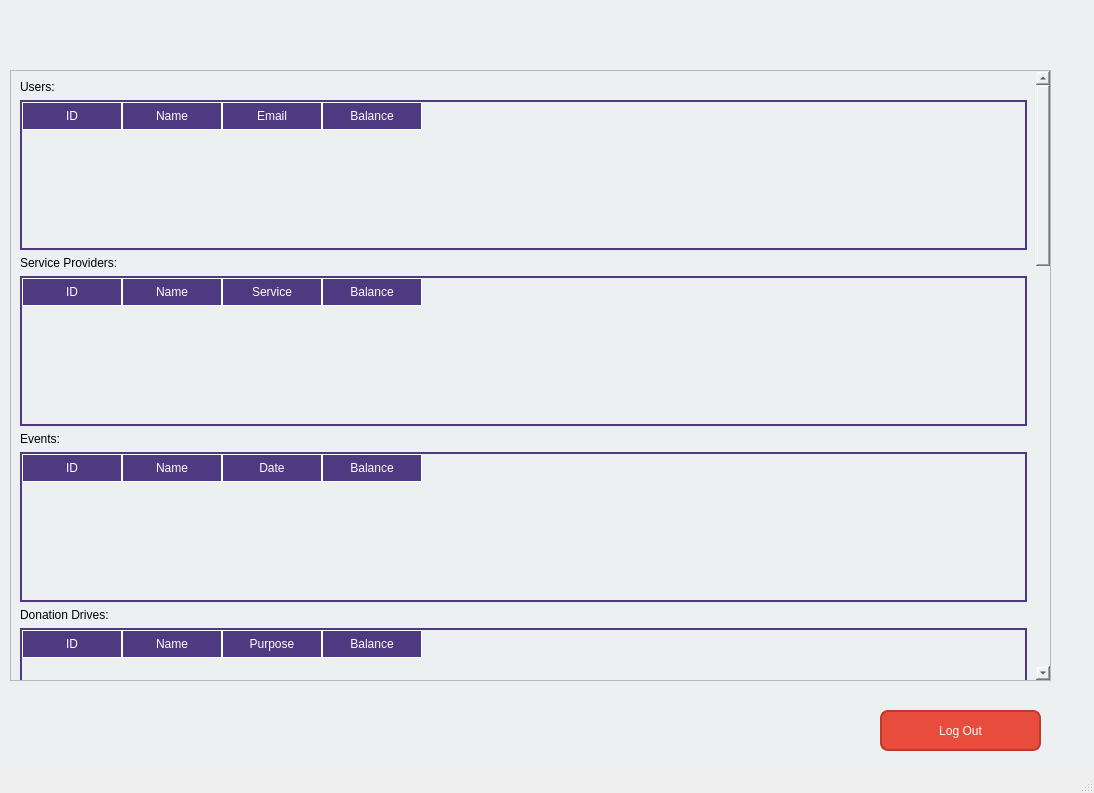
<?xml version="1.0" encoding="UTF-8"?>
<ui version="4.0">
 <class>AdminWindow</class>
 <widget class="QMainWindow" name="AdminWindow">
  <property name="geometry">
   <rect>
    <x>0</x>
    <y>0</y>
    <width>1094</width>
    <height>793</height>
   </rect>
  </property>
  <property name="windowTitle">
   <string>Admin</string>
  </property>
  <property name="styleSheet">
   <string notr="true">background-color: #525;
QPushButton {
    background-color: #e74c3c; /* Tomato Red */
    color: white;
    border: 2px solid #c0392b; /* Darker shade of Tomato Red for border */
    border-radius: 8px;
    padding: 8px 16px; /* Adjust padding as needed */
}

QPushButton:hover {
    background-color: #c0392b; /* Darker shade of Tomato Red on hover */
}
</string>
  </property>
  <widget class="QWidget" name="centralwidget">
   <property name="styleSheet">
    <string notr="true">background-color: #ecf0f1; /* Light Gray */
</string>
   </property>
   <widget class="QWidget" name="layoutWidget">
    <property name="geometry">
     <rect>
      <x>10</x>
      <y>70</y>
      <width>1041</width>
      <height>611</height>
     </rect>
    </property>
    <layout class="QVBoxLayout" name="verticalLayout">
     <item>
      <widget class="QScrollArea" name="scrollArea">
       <property name="styleSheet">
        <string notr="true">background-color: #ecf0f1; /* Light Gray */
/* Style for vertical scroll bars in QScrollArea */
QScrollArea QScrollBar:vertical {
    background: #ecf0f1; /* Light Gray */
    width: 12px; /* Adjust the width as needed */
    margin: 0;
    border-radius: 6px; /* Adjust the border radius for a more rounded appearance */
}

QScrollArea QScrollBar::handle:vertical {
    background: #bdc3c7; /* Silver */
    min-height: 20px; /* Adjust the handle height as needed */
    border-radius: 6px; /* Adjust the border radius for a more rounded appearance */
}

QScrollArea QScrollBar::add-line:vertical,
QScrollArea QScrollBar::sub-line:vertical {
    height: 0;
    subcontrol-position: bottom;
    subcontrol-origin: margin;
}

QScrollArea QScrollBar::add-page:vertical,
QScrollArea QScrollBar::sub-page:vertical {
    background: none;
}

/* Style for horizontal scroll bars in QScrollArea */
QScrollArea QScrollBar:horizontal {
    background: #ecf0f1; /* Light Gray */
    height: 12px; /* Adjust the height as needed */
    margin: 0;
    border-radius: 6px; /* Adjust the border radius for a more rounded appearance */
}

QScrollArea QScrollBar::handle:horizontal {
    background: #bdc3c7; /* Silver */
    min-width: 20px; /* Adjust the handle width as needed */
    border-radius: 6px; /* Adjust the border radius for a more rounded appearance */
}

QScrollArea QScrollBar::add-line:horizontal,
QScrollArea QScrollBar::sub-line:horizontal {
    width: 0;
    subcontrol-position: right;
    subcontrol-origin: margin;
}

QScrollArea QScrollBar::add-page:horizontal,
QScrollArea QScrollBar::sub-page:horizontal {
    background: none;
}
</string>
       </property>
       <property name="verticalScrollBarPolicy">
        <enum>Qt::ScrollBarAlwaysOn</enum>
       </property>
       <property name="widgetResizable">
        <bool>true</bool>
       </property>
       <widget class="QWidget" name="scrollAreaWidgetContents">
        <property name="geometry">
         <rect>
          <x>0</x>
          <y>0</y>
          <width>1037</width>
          <height>2038</height>
         </rect>
        </property>
        <property name="styleSheet">
         <string notr="true">/* Style for QScrollArea */
QScrollArea {
    background: #ecf0f1; /* Light Gray */
}

/* Style for vertical and horizontal scroll bars in QScrollArea */
QScrollBar:vertical,
QScrollBar:horizontal {
    background: #ecf0f1; /* Light Gray */
    width: 12px; /* Adjust the width as needed */
    height: 12px; /* Adjust the height as needed */
    margin: 0;
    border-radius: 6px; /* Adjust the border radius for a more rounded appearance */
}

QScrollBar::handle:vertical,
QScrollBar::handle:horizontal {
    background: #bdc3c7; /* Silver */
    border-radius: 6px; /* Adjust the border radius for a more rounded appearance */
}

QScrollBar::add-line:vertical,
QScrollBar::sub-line:vertical,
QScrollBar::add-line:horizontal,
QScrollBar::sub-line:horizontal {
    height: 0;
    width: 0;
    subcontrol-position: bottom;
    subcontrol-origin: margin;
}

QScrollBar::add-page:vertical,
QScrollBar::sub-page:vertical,
QScrollBar::add-page:horizontal,
QScrollBar::sub-page:horizontal {
    background: none;
}
</string>
        </property>
        <layout class="QVBoxLayout" name="verticalLayout_2">
         <item>
          <widget class="QLabel" name="label">
           <property name="text">
            <string>Users: </string>
           </property>
          </widget>
         </item>
         <item>
          <widget class="QTableWidget" name="usersTable">
           <property name="minimumSize">
            <size>
             <width>0</width>
             <height>150</height>
            </size>
           </property>
           <property name="maximumSize">
            <size>
             <width>50000</width>
             <height>16777215</height>
            </size>
           </property>
           <property name="styleSheet">
            <string notr="true">QTableWidget {
    border: 2px solid #4F3981;
    background-color: #ecf0f1; /* Light Gray */
    selection-background-color: #4F3981;
    selection-color: white;
}

QHeaderView::section {
    background-color: #4F3981;
    color: white;
    padding: 4px;
    border: 1px solid white;
}

QTableWidget QTableWidget::item {
    border: 1px solid #4F3981;
}

QTableWidget QTableWidget::item:alternate {
    background-color: #ecf0f1; /* Light Gray */
}
/* Style for vertical scroll bars in QTableWidget and other scrollable widgets */
QTableWidget QScrollBar:vertical {
    background: #ecf0f1; /* Light Gray */
    width: 12px; /* Adjust the width as needed */
    margin: 0;
    border-radius: 6px; /* Adjust the border radius for a more rounded appearance */
}

QTableWidget QScrollBar::handle:vertical {
    background: #bdc3c7; /* Silver */
    min-height: 20px; /* Adjust the handle height as needed */
    border-radius: 6px; /* Adjust the border radius for a more rounded appearance */
}

QTableWidget QScrollBar::add-line:vertical,
QTableWidget QScrollBar::sub-line:vertical {
    height: 0;
    subcontrol-position: bottom;
    subcontrol-origin: margin;
}

QTableWidget QScrollBar::add-page:vertical,
QTableWidget QScrollBar::sub-page:vertical {
    background: none;
}

</string>
           </property>
           <property name="sizeAdjustPolicy">
            <enum>QAbstractScrollArea::AdjustIgnored</enum>
           </property>
           <property name="columnCount">
            <number>4</number>
           </property>
           <attribute name="horizontalHeaderCascadingSectionResizes">
            <bool>false</bool>
           </attribute>
           <column>
            <property name="text">
             <string>ID</string>
            </property>
           </column>
           <column>
            <property name="text">
             <string>Name</string>
            </property>
           </column>
           <column>
            <property name="text">
             <string>Email</string>
            </property>
           </column>
           <column>
            <property name="text">
             <string>Balance</string>
            </property>
           </column>
          </widget>
         </item>
         <item>
          <widget class="QLabel" name="label_2">
           <property name="text">
            <string>Service Providers: </string>
           </property>
          </widget>
         </item>
         <item>
          <widget class="QTableWidget" name="spTable">
           <property name="minimumSize">
            <size>
             <width>0</width>
             <height>150</height>
            </size>
           </property>
           <property name="styleSheet">
            <string notr="true">QTableWidget {
    border: 2px solid #4F3981;
    background-color: #ecf0f1; /* Light Gray */
    selection-background-color:#4F3981;
    selection-color: white;
}

QHeaderView::section {
    background-color:#4F3981;
    color: white;
    padding: 4px;
    border: 1px solid white;
}

QTableWidget QTableWidget::item {
    border: 1px solid #4F3981;
}

QTableWidget QTableWidget::item:alternate {
    background-color: #ecf0f1; /* Light Gray */
}


QTableWidget QScrollBar:vertical {
    background: #ecf0f1; /* Light Gray */
    width: 12px; /* Adjust the width as needed */
    margin: 0;
    border-radius: 6px; /* Adjust the border radius for a more rounded appearance */
}

QTableWidget QScrollBar::handle:vertical {
    background: #bdc3c7; /* Silver */
    min-height: 20px; /* Adjust the handle height as needed */
    border-radius: 6px; /* Adjust the border radius for a more rounded appearance */
}

QTableWidget QScrollBar::add-line:vertical,
QTableWidget QScrollBar::sub-line:vertical {
    height: 0;
    subcontrol-position: bottom;
    subcontrol-origin: margin;
}

QTableWidget QScrollBar::add-page:vertical,
QTableWidget QScrollBar::sub-page:vertical {
    background: none;
}</string>
           </property>
           <column>
            <property name="text">
             <string>ID</string>
            </property>
           </column>
           <column>
            <property name="text">
             <string>Name</string>
            </property>
           </column>
           <column>
            <property name="text">
             <string>Service</string>
            </property>
           </column>
           <column>
            <property name="text">
             <string>Balance</string>
            </property>
           </column>
          </widget>
         </item>
         <item>
          <widget class="QLabel" name="label_3">
           <property name="text">
            <string>Events: </string>
           </property>
          </widget>
         </item>
         <item>
          <widget class="QTableWidget" name="eventsTable">
           <property name="minimumSize">
            <size>
             <width>0</width>
             <height>150</height>
            </size>
           </property>
           <property name="styleSheet">
            <string notr="true">QTableWidget {
    border: 2px solid #4F3981; /* Royal purple*/
    background-color: #ecf0f1; /* Light Gray */
    selection-background-color: #4F3981; /* Royal purple */
    selection-color: white;
}

QHeaderView::section {
    background-color: #4F3981; /* Royal Blue */
    color: white;
    padding: 4px;
    border: 1px solid white;
}

QTableWidget QTableWidget::item {
    border: 1px solid #4F3981; /* Royal Blue */
}

QTableWidget QTableWidget::item:alternate {
    background-color: #4F3981; /* Light Gray */
}


QTableWidget QScrollBar:vertical {
    background: #ecf0f1; /* Light Gray */
    width: 12px; /* Adjust the width as needed */
    margin: 0;
    border-radius: 6px; /* Adjust the border radius for a more rounded appearance */
}

QTableWidget QScrollBar::handle:vertical {
    background: #bdc3c7; /* Silver */
    min-height: 20px; /* Adjust the handle height as needed */
    border-radius: 6px; /* Adjust the border radius for a more rounded appearance */
}

QTableWidget QScrollBar::add-line:vertical,
QTableWidget QScrollBar::sub-line:vertical {
    height: 0;
    subcontrol-position: bottom;
    subcontrol-origin: margin;
}

QTableWidget QScrollBar::add-page:vertical,
QTableWidget QScrollBar::sub-page:vertical {
    background: none;
}</string>
           </property>
           <column>
            <property name="text">
             <string>ID</string>
            </property>
           </column>
           <column>
            <property name="text">
             <string>Name</string>
            </property>
           </column>
           <column>
            <property name="text">
             <string>Date</string>
            </property>
           </column>
           <column>
            <property name="text">
             <string>Balance</string>
            </property>
           </column>
          </widget>
         </item>
         <item>
          <widget class="QLabel" name="label_4">
           <property name="text">
            <string>Donation Drives: </string>
           </property>
          </widget>
         </item>
         <item>
          <widget class="QTableWidget" name="ddTable">
           <property name="minimumSize">
            <size>
             <width>0</width>
             <height>150</height>
            </size>
           </property>
           <property name="styleSheet">
            <string notr="true">QTableWidget {
    border: 2px solid #4F3981; /* Royal Blue */
    background-color: #ecf0f1; /* Light Gray */
    selection-background-color: #4F3981; /* Royal Blue */
    selection-color: white;
}

QHeaderView::section {
    background-color: #4F3981; /* Royal Blue */
    color: white;
    padding: 4px;
    border: 1px solid white;
}

QTableWidget QTableWidget::item {
    border: 1px solid #4F3981; /* Royal Blue */
}

QTableWidget QTableWidget::item:alternate {
    background-color: #ecf0f1; /* Light Gray */
}

QTableWidget QScrollBar:vertical {
    background: #ecf0f1; /* Light Gray */
    width: 12px; /* Adjust the width as needed */
    margin: 0;
    border-radius: 6px; /* Adjust the border radius for a more rounded appearance */
}

QTableWidget QScrollBar::handle:vertical {
    background: #bdc3c7; /* Silver */
    min-height: 20px; /* Adjust the handle height as needed */
    border-radius: 6px; /* Adjust the border radius for a more rounded appearance */
}

QTableWidget QScrollBar::add-line:vertical,
QTableWidget QScrollBar::sub-line:vertical {
    height: 0;
    subcontrol-position: bottom;
    subcontrol-origin: margin;
}

QTableWidget QScrollBar::add-page:vertical,
QTableWidget QScrollBar::sub-page:vertical {
    background: none;
}</string>
           </property>
           <column>
            <property name="text">
             <string>ID</string>
            </property>
           </column>
           <column>
            <property name="text">
             <string>Name</string>
            </property>
           </column>
           <column>
            <property name="text">
             <string>Purpose</string>
            </property>
           </column>
           <column>
            <property name="text">
             <string>Balance</string>
            </property>
           </column>
          </widget>
         </item>
         <item>
          <widget class="QLabel" name="label_5">
           <property name="text">
            <string>Student Employers: </string>
           </property>
          </widget>
         </item>
         <item>
          <widget class="QTableWidget" name="employerTable">
           <property name="minimumSize">
            <size>
             <width>0</width>
             <height>150</height>
            </size>
           </property>
           <property name="styleSheet">
            <string notr="true">QTableWidget {
    border: 2px solid #4F3981; /* Royal Blue */
    background-color: #ecf0f1; /* Light Gray */
    selection-background-color: #4F3981; /* Royal Blue */
    selection-color: white;
}

QHeaderView::section {
    background-color:#4F3981; /* Royal Blue */
    color: white;
    padding: 4px;
    border: 1px solid white;
}

QTableWidget QTableWidget::item {
    border: 1px solid #4F3981; /* Royal Blue */
}

QTableWidget QTableWidget::item:alternate {
    background-color: #ecf0f1; /* Light Gray */
}

QTableWidget QScrollBar:vertical {
    background: #ecf0f1; /* Light Gray */
    width: 12px; /* Adjust the width as needed */
    margin: 0;
    border-radius: 6px; /* Adjust the border radius for a more rounded appearance */
}

QTableWidget QScrollBar::handle:vertical {
    background: #bdc3c7; /* Silver */
    min-height: 20px; /* Adjust the handle height as needed */
    border-radius: 6px; /* Adjust the border radius for a more rounded appearance */
}

QTableWidget QScrollBar::add-line:vertical,
QTableWidget QScrollBar::sub-line:vertical {
    height: 0;
    subcontrol-position: bottom;
    subcontrol-origin: margin;
}

QTableWidget QScrollBar::add-page:vertical,
QTableWidget QScrollBar::sub-page:vertical {
    background: none;
}</string>
           </property>
           <column>
            <property name="text">
             <string>ID</string>
            </property>
           </column>
           <column>
            <property name="text">
             <string>Name</string>
            </property>
           </column>
           <column>
            <property name="text">
             <string>Balance</string>
            </property>
           </column>
          </widget>
         </item>
         <item>
          <widget class="QLabel" name="label_6">
           <property name="text">
            <string>Coupons: </string>
           </property>
          </widget>
         </item>
         <item>
          <widget class="QTableWidget" name="couponTable">
           <property name="minimumSize">
            <size>
             <width>0</width>
             <height>150</height>
            </size>
           </property>
           <property name="styleSheet">
            <string notr="true">QTableWidget {
    border: 2px solid #4F3981; /* Royal Blue */
    background-color: #ecf0f1; /* Light Gray */
    selection-background-color:#4F3981; /* Royal Blue */
    selection-color: white;
}

QHeaderView::section {
    background-color:#4F3981; /* Royal Blue */
    color: white;
    padding: 4px;
    border: 1px solid white;
}

QTableWidget QTableWidget::item {
    border: 1px solid #4F3981; /* Royal Blue */
}

QTableWidget QTableWidget::item:alternate {
    background-color: #ecf0f1; /* Light Gray */
}

QTableWidget QScrollBar:vertical {
    background: #ecf0f1; /* Light Gray */
    width: 12px; /* Adjust the width as needed */
    margin: 0;
    border-radius: 6px; /* Adjust the border radius for a more rounded appearance */
}

QTableWidget QScrollBar::handle:vertical {
    background: #bdc3c7; /* Silver */
    min-height: 20px; /* Adjust the handle height as needed */
    border-radius: 6px; /* Adjust the border radius for a more rounded appearance */
}

QTableWidget QScrollBar::add-line:vertical,
QTableWidget QScrollBar::sub-line:vertical {
    height: 0;
    subcontrol-position: bottom;
    subcontrol-origin: margin;
}

QTableWidget QScrollBar::add-page:vertical,
QTableWidget QScrollBar::sub-page:vertical {
    background: none;
}</string>
           </property>
           <column>
            <property name="text">
             <string>CouponID</string>
            </property>
           </column>
           <column>
            <property name="text">
             <string>Is Used</string>
            </property>
           </column>
           <column>
            <property name="text">
             <string>Used By</string>
            </property>
           </column>
           <column>
            <property name="text">
             <string>Amount</string>
            </property>
           </column>
          </widget>
         </item>
         <item>
          <widget class="QLabel" name="label_7">
           <property name="text">
            <string>Intra CampusPay Transactions: </string>
           </property>
          </widget>
         </item>
         <item>
          <widget class="QTableWidget" name="trTable">
           <property name="minimumSize">
            <size>
             <width>0</width>
             <height>150</height>
            </size>
           </property>
           <property name="styleSheet">
            <string notr="true">QTableWidget {
    border: 2px solid #4F3981; /* Royal Blue */
    background-color: #ecf0f1; /* Light Gray */
    selection-background-color: #4F3981; /* Royal Blue */
    selection-color: white;
}

QHeaderView::section {
    background-color: #4F3981; /* Royal Blue */
    color: white;
    padding: 4px;
    border: 1px solid white;
}

QTableWidget QTableWidget::item {
    border: 1px solid#4F3981; /* Royal Blue */
}

QTableWidget QTableWidget::item:alternate {
    background-color: #ecf0f1; /* Light Gray */
}

QTableWidget QScrollBar:vertical {
    background: #ecf0f1; /* Light Gray */
    width: 12px; /* Adjust the width as needed */
    margin: 0;
    border-radius: 6px; /* Adjust the border radius for a more rounded appearance */
}

QTableWidget QScrollBar::handle:vertical {
    background: #bdc3c7; /* Silver */
    min-height: 20px; /* Adjust the handle height as needed */
    border-radius: 6px; /* Adjust the border radius for a more rounded appearance */
}

QTableWidget QScrollBar::add-line:vertical,
QTableWidget QScrollBar::sub-line:vertical {
    height: 0;
    subcontrol-position: bottom;
    subcontrol-origin: margin;
}

QTableWidget QScrollBar::add-page:vertical,
QTableWidget QScrollBar::sub-page:vertical {
    background: none;
}</string>
           </property>
           <column>
            <property name="text">
             <string>Transaction ID</string>
            </property>
           </column>
           <column>
            <property name="text">
             <string>From</string>
            </property>
           </column>
           <column>
            <property name="text">
             <string>To</string>
            </property>
           </column>
           <column>
            <property name="text">
             <string>Amount</string>
            </property>
           </column>
           <column>
            <property name="text">
             <string>Purpose</string>
            </property>
           </column>
           <column>
            <property name="text">
             <string>PromotionID</string>
            </property>
           </column>
           <column>
            <property name="text">
             <string>Date</string>
            </property>
           </column>
           <column>
            <property name="text">
             <string>Time</string>
            </property>
           </column>
          </widget>
         </item>
         <item>
          <widget class="QLabel" name="label_10">
           <property name="text">
            <string>Mobile Top Ups: </string>
           </property>
          </widget>
         </item>
         <item>
          <widget class="QTableWidget" name="topUpTable">
           <property name="minimumSize">
            <size>
             <width>0</width>
             <height>150</height>
            </size>
           </property>
           <property name="styleSheet">
            <string notr="true">QTableWidget {
    border: 2px solid#4F3981; /* Royal Blue */
    background-color: #ecf0f1; /* Light Gray */
    selection-background-color:#4F3981; /* Royal Blue */
    selection-color: white;
}

QHeaderView::section {
    background-color:#4F3981; /* Royal Blue */
    color: white;
    padding: 4px;
    border: 1px solid white;
}

QTableWidget QTableWidget::item {
    border: 1px solid #4F3981; /* Royal Blue */
}

QTableWidget QTableWidget::item:alternate {
    background-color: #ecf0f1; /* Light Gray */
}


QTableWidget QScrollBar:vertical {
    background: #ecf0f1; /* Light Gray */
    width: 12px; /* Adjust the width as needed */
    margin: 0;
    border-radius: 6px; /* Adjust the border radius for a more rounded appearance */
}

QTableWidget QScrollBar::handle:vertical {
    background: #bdc3c7; /* Silver */
    min-height: 20px; /* Adjust the handle height as needed */
    border-radius: 6px; /* Adjust the border radius for a more rounded appearance */
}

QTableWidget QScrollBar::add-line:vertical,
QTableWidget QScrollBar::sub-line:vertical {
    height: 0;
    subcontrol-position: bottom;
    subcontrol-origin: margin;
}

QTableWidget QScrollBar::add-page:vertical,
QTableWidget QScrollBar::sub-page:vertical {
    background: none;
}</string>
           </property>
           <column>
            <property name="text">
             <string>From</string>
            </property>
           </column>
           <column>
            <property name="text">
             <string>ToPhone</string>
            </property>
           </column>
           <column>
            <property name="text">
             <string>Amount</string>
            </property>
           </column>
           <column>
            <property name="text">
             <string>Date</string>
            </property>
           </column>
           <column>
            <property name="text">
             <string>Time</string>
            </property>
           </column>
          </widget>
         </item>
         <item>
          <widget class="QLabel" name="label_11">
           <property name="text">
            <string>Promotions: </string>
           </property>
          </widget>
         </item>
         <item>
          <widget class="QTableWidget" name="promoTable">
           <property name="minimumSize">
            <size>
             <width>0</width>
             <height>150</height>
            </size>
           </property>
           <property name="styleSheet">
            <string notr="true">QTableWidget {
    border: 2px solid #4F3981; /* Royal Blue */
    background-color: #ecf0f1; /* Light Gray */
    selection-background-color:#4F3981; /* Royal Blue */
    selection-color: white;
}

QHeaderView::section {
    background-color: #4F3981; /* Royal Blue */
    color: white;
    padding: 4px;
    border: 1px solid white;
}

QTableWidget QTableWidget::item {
    border: 1px solidb #4F3981; /* Royal Blue */
}

QTableWidget QTableWidget::item:alternate {
    background-color: #ecf0f1; /* Light Gray */
}

QTableWidget QScrollBar:vertical {
    background: #ecf0f1; /* Light Gray */
    width: 12px; /* Adjust the width as needed */
    margin: 0;
    border-radius: 6px; /* Adjust the border radius for a more rounded appearance */
}

QTableWidget QScrollBar::handle:vertical {
    background: #bdc3c7; /* Silver */
    min-height: 20px; /* Adjust the handle height as needed */
    border-radius: 6px; /* Adjust the border radius for a more rounded appearance */
}

QTableWidget QScrollBar::add-line:vertical,
QTableWidget QScrollBar::sub-line:vertical {
    height: 0;
    subcontrol-position: bottom;
    subcontrol-origin: margin;
}

QTableWidget QScrollBar::add-page:vertical,
QTableWidget QScrollBar::sub-page:vertical {
    background: none;
}</string>
           </property>
           <column>
            <property name="text">
             <string>ID</string>
            </property>
           </column>
           <column>
            <property name="text">
             <string>Description</string>
            </property>
           </column>
           <column>
            <property name="text">
             <string>Amount</string>
            </property>
           </column>
           <column>
            <property name="text">
             <string>ServiceProvider</string>
            </property>
           </column>
           <column>
            <property name="text">
             <string>StartDate</string>
            </property>
           </column>
           <column>
            <property name="text">
             <string>EndDate</string>
            </property>
           </column>
           <column>
            <property name="text">
             <string>IsActive</string>
            </property>
           </column>
           <column>
            <property name="text">
             <string>Category</string>
            </property>
           </column>
          </widget>
         </item>
         <item>
          <widget class="QLabel" name="label_8">
           <property name="text">
            <string> Bank Transfers: </string>
           </property>
          </widget>
         </item>
         <item>
          <widget class="QTableWidget" name="bankTable">
           <property name="minimumSize">
            <size>
             <width>0</width>
             <height>150</height>
            </size>
           </property>
           <property name="styleSheet">
            <string notr="true">QTableWidget {
    border: 2px solid#4F3981; /* Royal Blue */
    background-color: #ecf0f1; /* Light Gray */
    selection-background-color: #4F3981; /* Royal Blue */
    selection-color: white;
}

QHeaderView::section {
    background-color: #4F3981; /* Royal Blue */
    color: white;
    padding: 4px;
    border: 1px solid white;
}

QTableWidget QTableWidget::item {
    border: 1px solid #4F3981; /* Royal Blue */
}

QTableWidget QTableWidget::item:alternate {
    background-color: #ecf0f1; /* Light Gray */
}

QTableWidget QScrollBar:vertical {
    background: #ecf0f1; /* Light Gray */
    width: 12px; /* Adjust the width as needed */
    margin: 0;
    border-radius: 6px; /* Adjust the border radius for a more rounded appearance */
}

QTableWidget QScrollBar::handle:vertical {
    background: #bdc3c7; /* Silver */
    min-height: 20px; /* Adjust the handle height as needed */
    border-radius: 6px; /* Adjust the border radius for a more rounded appearance */
}

QTableWidget QScrollBar::add-line:vertical,
QTableWidget QScrollBar::sub-line:vertical {
    height: 0;
    subcontrol-position: bottom;
    subcontrol-origin: margin;
}

QTableWidget QScrollBar::add-page:vertical,
QTableWidget QScrollBar::sub-page:vertical {
    background: none;
}</string>
           </property>
           <column>
            <property name="text">
             <string>TransactionID</string>
            </property>
           </column>
           <column>
            <property name="text">
             <string>From</string>
            </property>
           </column>
           <column>
            <property name="text">
             <string>To IBAN</string>
            </property>
           </column>
           <column>
            <property name="text">
             <string>Amount</string>
            </property>
           </column>
           <column>
            <property name="text">
             <string>Pupose</string>
            </property>
           </column>
           <column>
            <property name="text">
             <string>Tax</string>
            </property>
           </column>
           <column>
            <property name="text">
             <string>Date</string>
            </property>
           </column>
           <column>
            <property name="text">
             <string>Time</string>
            </property>
           </column>
          </widget>
         </item>
         <item>
          <widget class="QLabel" name="label_9">
           <property name="text">
            <string>Event Tickets:</string>
           </property>
          </widget>
         </item>
         <item>
          <widget class="QTableWidget" name="ticketsTable">
           <property name="minimumSize">
            <size>
             <width>0</width>
             <height>150</height>
            </size>
           </property>
           <property name="styleSheet">
            <string notr="true">QTableWidget {
    border: 2px solid #4F3981; /* Royal Blue */
    background-color: #ecf0f1; /* Light Gray */
    selection-background-color: #4F3981; /* Royal Blue */
    selection-color: white;
}

QHeaderView::section {
    background-color:#4F3981; /* Royal Blue */
    color: white;
    padding: 4px;
    border: 1px solid white;
}

QTableWidget QTableWidget::item {
    border: 1px solid #4F3981; /* Royal Blue */
}

QTableWidget QTableWidget::item:alternate {
    background-color: #ecf0f1; /* Light Gray */
}

QTableWidget QScrollBar:vertical {
    background: #ecf0f1; /* Light Gray */
    width: 12px; /* Adjust the width as needed */
    margin: 0;
    border-radius: 6px; /* Adjust the border radius for a more rounded appearance */
}

QTableWidget QScrollBar::handle:vertical {
    background: #bdc3c7; /* Silver */
    min-height: 20px; /* Adjust the handle height as needed */
    border-radius: 6px; /* Adjust the border radius for a more rounded appearance */
}

QTableWidget QScrollBar::add-line:vertical,
QTableWidget QScrollBar::sub-line:vertical {
    height: 0;
    subcontrol-position: bottom;
    subcontrol-origin: margin;
}

QTableWidget QScrollBar::add-page:vertical,
QTableWidget QScrollBar::sub-page:vertical {
    background: none;
}</string>
           </property>
           <column>
            <property name="text">
             <string>EventID</string>
            </property>
           </column>
           <column>
            <property name="text">
             <string>TicketID</string>
            </property>
           </column>
           <column>
            <property name="text">
             <string>BoughtBy</string>
            </property>
           </column>
           <column>
            <property name="text">
             <string>Cost</string>
            </property>
           </column>
          </widget>
         </item>
        </layout>
       </widget>
      </widget>
     </item>
    </layout>
   </widget>
   <widget class="QPushButton" name="logoutButton">
    <property name="geometry">
     <rect>
      <x>880</x>
      <y>710</y>
      <width>161</width>
      <height>41</height>
     </rect>
    </property>
    <property name="styleSheet">
     <string notr="true">QPushButton {
    background-color: #e74c3c; /* Tomato Red */
    color: white;
    border: 2px solid #c0392b; /* Darker shade of Tomato Red for border */
    border-radius: 8px;
    padding: 8px 8px; /* Adjust padding as needed */
}

QPushButton:hover {
    background-color: #c0392b; /* Darker shade of Tomato Red on hover */
}

</string>
    </property>
    <property name="text">
     <string>Log Out</string>
    </property>
   </widget>
  </widget>
  <widget class="QMenuBar" name="menubar">
   <property name="geometry">
    <rect>
     <x>0</x>
     <y>0</y>
     <width>1094</width>
     <height>24</height>
    </rect>
   </property>
  </widget>
  <widget class="QStatusBar" name="statusbar"/>
 </widget>
 <resources/>
 <connections/>
</ui>
